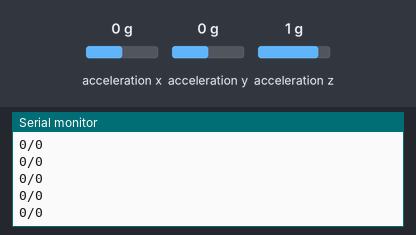
The sketch below on a simulated Arduino Uno, built with avr-gcc and run on an emulated ATmega328P. On the bench: the last lines printed to the serial monitor. The test bench sets the inputs (shaded band); at power-on: acceleration x 0 g, acceleration y 0 g, acceleration z 1 g.

Above: at 1.2 s.
1.3 s: acceleration x set to -1.4 g
At 1.36 s:
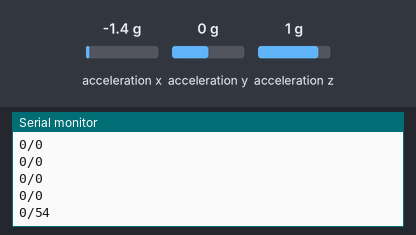
2.8 s: acceleration y set to -1.4 g
At 2.8 s:
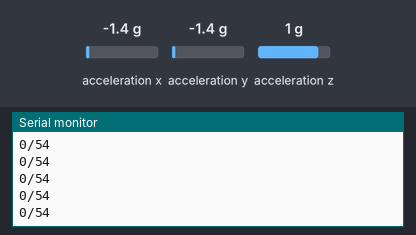
4.3 s: acceleration z set to -1.4 g
At 4.3 s:
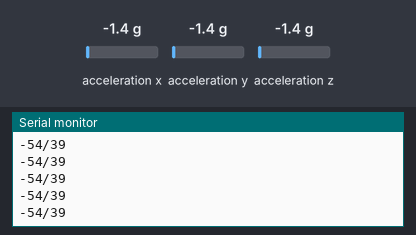
Timing chart, 0 to 7.3 s (numbered marks = the images above; inputs shaded):
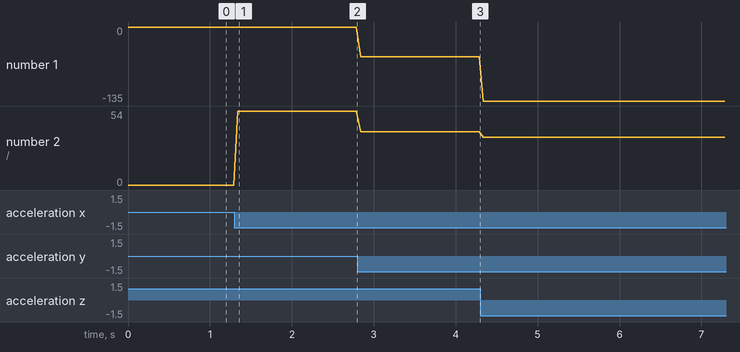

Measured:
- after the input at 1.3 s, the serial monitor: prints a new line at once (image 1)
- plotted number 1: 0 → -54 after the input at 2.8 s, -54 → -135 after the input at 4.3 s
- plotted number 2: 0 → 54 after the input at 1.3 s, 54 → 39 after the input at 2.8 s, 39 → 35 after the input at 4.3 s

The sketch:

ADXL-345-ROLL-PITCH.ino
```cpp
#include <Wire.h>
#include <Adafruit_Sensor.h>
#include <Adafruit_ADXL345_U.h>

Adafruit_ADXL345_Unified accel = Adafruit_ADXL345_Unified(12345);

void setup() {
  Serial.begin(9600);

  // Initialize the sensor
  if (!accel.begin()) {
    Serial.println("No ADXL345 detected, check wiring!");
    while (1);
  }

  // Set range to +/- 4g (you can adjust based on your needs)
  accel.setRange(ADXL345_RANGE_4_G);
}

void loop() {
  sensors_event_t event;
  accel.getEvent(&event);

  // Get X, Y, Z acceleration values
  float ax = event.acceleration.x;
  float ay = event.acceleration.y;
  float az = event.acceleration.z;

  // Calculate roll and pitch (in degrees)
  int roll = int(atan2(ay, az) * 57.2958);  // Convert radian to degrees
  int pitch = int(atan2(-ax, sqrt(ay * ay + az * az)) * 57.2958);

  // Display roll and pitch in the format {roll}/{pitch}
  Serial.print(roll);
  Serial.print("/");
  Serial.println(pitch);

  // Delay for readability
  delay(50);
}
```
